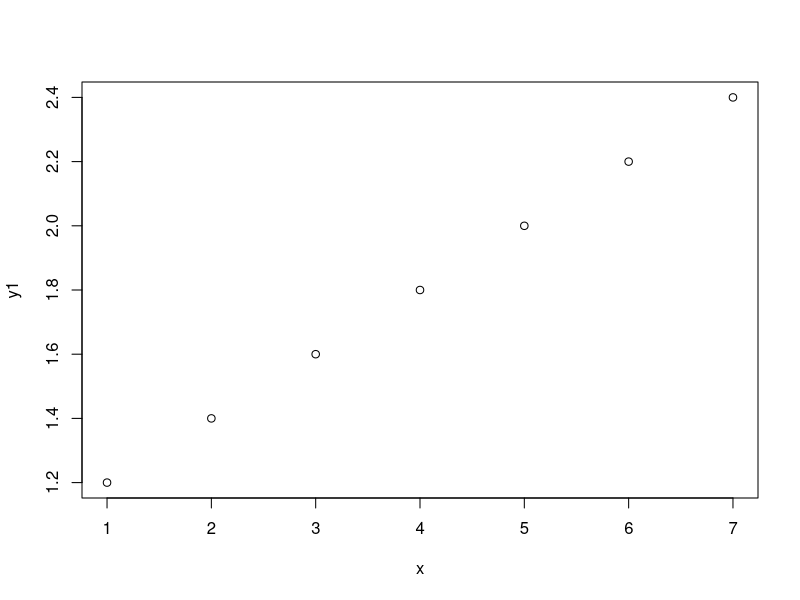
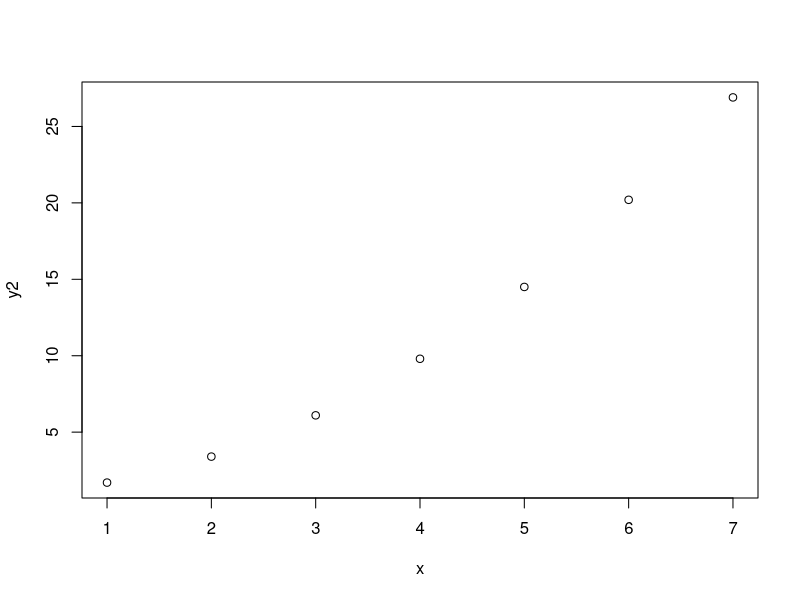

Here is the R script that generated these plots, in order: (Note: this script raises an error after producing the figures.)
x = seq(1,7,1)
a = 1
b = 0.2
c = 0.5
y1 = a + b*x
y2 = a + b*x +c*x^2 
par(new=TRUE)

plot(x,y1)
plot(x,y2)



B = 1000 # number of simulations
mse = function(y, y.hat) mean((y - y.hat)^2)
k = 12 # maximum degree of the polynomial we fit (model complexity)
ratio = .5 # train / test set split ratio
train.indices = c(rep(TRUE, ratio * n), rep(FALSE, (1 - ratio) * n))
train.errors = matrix(nrow = k, ncol = B)
test.errors = matrix(nrow = k, ncol = B)
for (b in (1:B)) {
  x = runif(n, 0, 6)
  y = target.fun(x) + rnorm(n, 0, 1)
  train.df = data.frame(x = x[train.indices], y = y[train.indices])
  test.df = data.frame(x = x[!train.indices], y = y[!train.indices])
  for (i in (1:k)) {
    fit = lm(y ~ poly(x, i, raw = TRUE), data = train.df)
    train.errors[i, b] = mse(train.df$y, predict(fit))
    test.errors[i, b] = mse(test.df$y, predict(fit, newdata = test.df))
  }
}
p.data = data.frame(k = rep(1:k, 2), error = c(rowMeans(train.errors), rowMeans(test.errors)), 
                    grp = c(rep("train", k), rep("test", k)))
ggplot(data = p.data, mapping = aes(x = factor(k), y = error, group = grp, color = grp)) +
  geom_point(size = 2) + geom_line(alpha = .2) + coord_cartesian(ylim = c(0, 30)) +
  xlab("Model Complexity") + ylab("Prediction Error") + 
  theme(legend.title = element_blank(), legend.position = c(.5, .7))